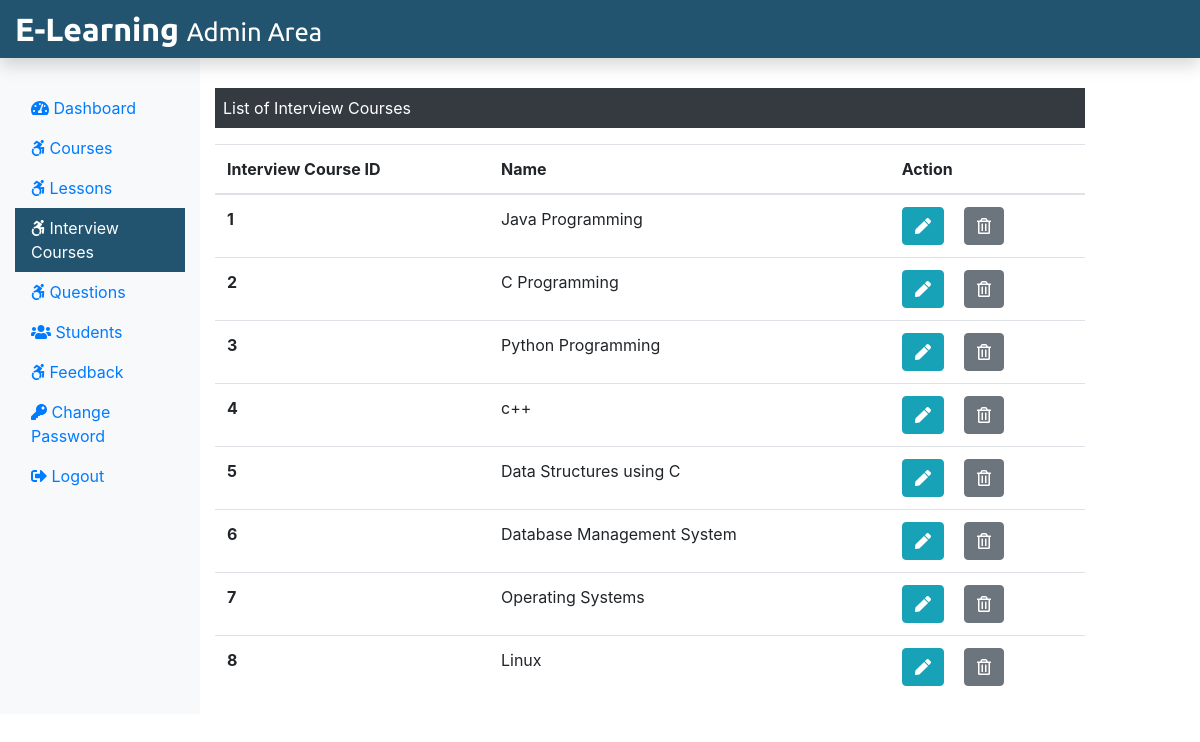
The page /elearningmini/Admin/interview.php (signed in) on the database its author committed.
### tables this page shows
CREATE TABLE `interview` (
  `interview_id` int(11) NOT NULL,
  `interview_name` text NOT NULL,
  `interview_desc` text NOT NULL,
  `interview_img` text NOT NULL
);

### elearningmini/Admin/interview.php (the view, shortened to what this page needs)
<?php
include('./adminInclude/header.php');
include('../dbConnection.php');
 ?>
  <div class="col-sm-9 mt-5">
    <p class=" bg-dark text-white p-2">List of Interview Courses</p>
    <?php
      $sql = "SELECT * FROM interview";
      $result = $conn->query($sql);
      if($result->num_rows > 0){
       echo '<table class="table">
       <thead>
        <tr>
         <th scope="col">Interview Course ID</th>
         <th scope="col">Name</th>
         <th scope="col">Action</th>
        </tr>
       </thead>
       <tbody>';
        while($row = $result->fetch_assoc()){
          echo '<tr>';
          echo '<th scope="row">'.$row["interview_id"].'</th>';
          echo '<td>'. $row["interview_name"].'</td>';
          echo '<td><form action="" method="POST" class="d-inline"> <input type="hidden" name="id" value='. $row["interview_id"] .'><button type="submit" class="btn btn-info mr-3" name="view" value="View"><i class="fas fa-pen"></i></button></form>
          <form action="" method="POST" class="d-inline"><input type="hidden" name="id" value='. $row["interview_id"] .'><button type="submit" class="btn btn-secondary" name="delete" value="Delete"><i class="far fa-trash-alt"></i></button></form></td>
         </tr>';
        }
        echo '</tbody>
        </table>';
      } else {
        echo "0 Result";
      }
     ?>
  </div>
 </div>
<?php
include('./adminInclude/footer.php');
?>

### rows shown on the page
interview: interview_id "1", interview_name "Java Programming"
interview: interview_id "2", interview_name "C Programming"
interview: interview_id "3", interview_name "Python Programming"
interview: interview_id "4", interview_name "c++"
interview: interview_id "5", interview_name "Data Structures using C"
interview: interview_id "6", interview_name "Database Management System"
interview: interview_id "7", interview_name "Operating Systems"
interview: interview_id "8", interview_name "Linux"
